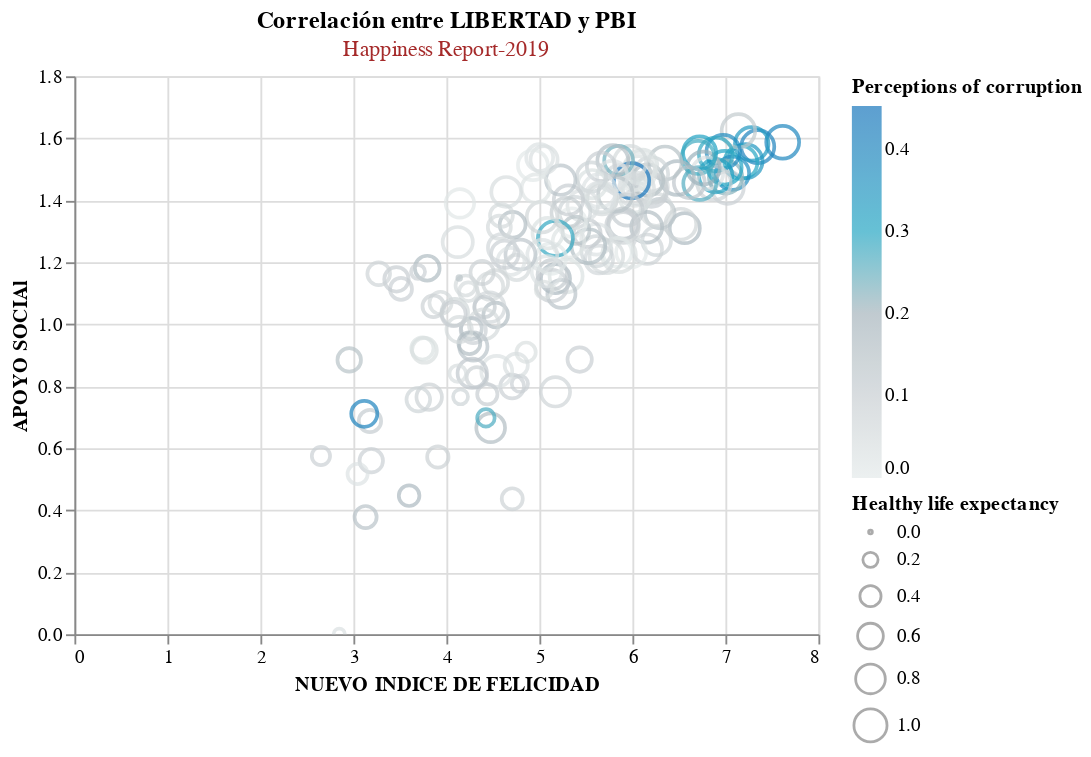

The code cell stored with this chart in its notebook:
### Markdown cell above
Ahora pues, con este nuevo SCORE!, nos interesa ver cuál es la relación entre el apoyo social y el índice de felicidad; de 
este modo juntamos en un gráfico los siguientes datos:
- SCORE! ➡ NUEVO INDICE DE FELICIDAD 😊
- SOCIAL SUPPORT ➡ APOYO SOCIAL ✊

*APARTE BUSCAREMOS QUÉ POSIBLE RELACIÓN HABRÁ ENTRE LA PERCEPCIÓN DE CORRUPCIÓN Y LA EXPECTATIVA DE VIDA, en conjunto claro*

### Code cell
#elaboración del gráfico ⬇
alt.Chart(hpness).mark_point().encode(
    x = alt.X("SCORE!:Q",  title = "NUEVO INDICE DE FELICIDAD"),
    y = alt.Y("Social support:Q" ,  title = "APOYO SOCIAl"),
    color = alt.Color("Perceptions of corruption", scale=alt.Scale(scheme='lightgreyteal')),
    size = alt.Size('Healthy life expectancy')
    ).interactive().properties(
    title={
      "text": ["Correlación entre LIBERTAD y PBI"], 
      "subtitle": ["Happiness Report-2019"
                   ],
      "color": "Black",
      "subtitleColor": "Brown"
    })

### Figure 1 — Vega-Lite specification as saved in the notebook (floating-point values rounded to 4 significant figures; data arrays with more than 128 entries replaced by an {"elided": "..."} marker saying what was removed)
{"config": {"view": {"continuousWidth": 400, "continuousHeight": 300}}, "data": {"name": "data-5f448c51b0b706dd78041e939bd68b19"}, "mark": "point", "encoding": {"color": {"type": "quantitative", "field": "Perceptions of corruption", "scale": {"scheme": "lightgreyteal"}}, "size": {"type": "quantitative", "field": "Healthy life expectancy"}, "x": {"type": "quantitative", "field": "SCORE!", "title": "NUEVO INDICE DE FELICIDAD"}, "y": {"type": "quantitative", "field": "Social support", "title": "APOYO SOCIAl"}}, "selection": {"selector013": {"type": "interval", "bind": "scales", "encodings": ["x", "y"]}}, "title": {"text": ["Correlación entre LIBERTAD y PBI"], "subtitle": ["Happiness Report-2019"], "color": "Black", "subtitleColor": "Brown"}, "$schema": "https://vega.github.io/schema/vega-lite/v4.8.1.json", "datasets": {"data-5f448c51b0b706dd78041e939bd68b19": {"elided": "156 records"}}}
